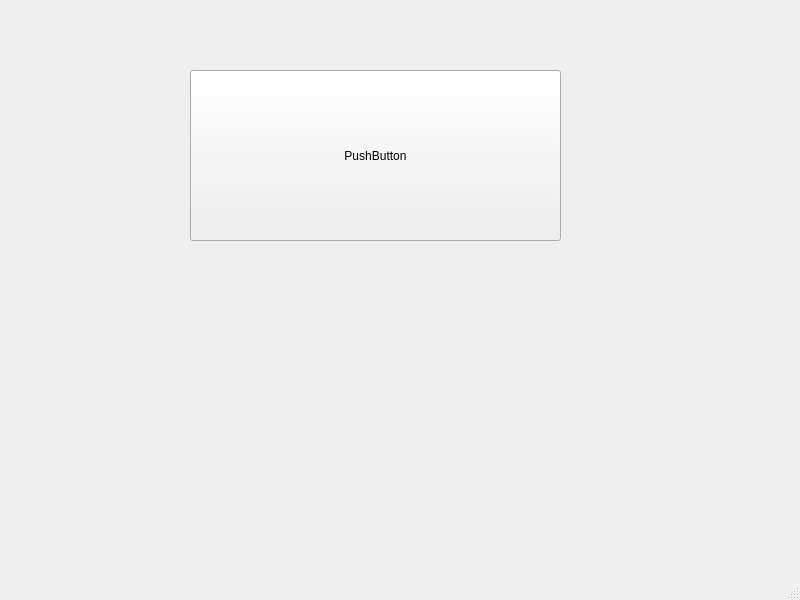
<?xml version="1.0" encoding="UTF-8"?>
<ui version="4.0">
 <class>MainWindow3</class>
 <widget class="QMainWindow" name="MainWindow3">
  <property name="geometry">
   <rect>
    <x>0</x>
    <y>0</y>
    <width>800</width>
    <height>600</height>
   </rect>
  </property>
  <property name="windowTitle">
   <string>MainWindow</string>
  </property>
  <widget class="QWidget" name="centralwidget">
   <widget class="QPushButton" name="pushButton">
    <property name="geometry">
     <rect>
      <x>190</x>
      <y>70</y>
      <width>371</width>
      <height>171</height>
     </rect>
    </property>
    <property name="text">
     <string>PushButton</string>
    </property>
   </widget>
  </widget>
  <widget class="QMenuBar" name="menubar">
   <property name="geometry">
    <rect>
     <x>0</x>
     <y>0</y>
     <width>800</width>
     <height>22</height>
    </rect>
   </property>
  </widget>
  <widget class="QStatusBar" name="statusbar"/>
 </widget>
 <resources/>
 <connections/>
</ui>
